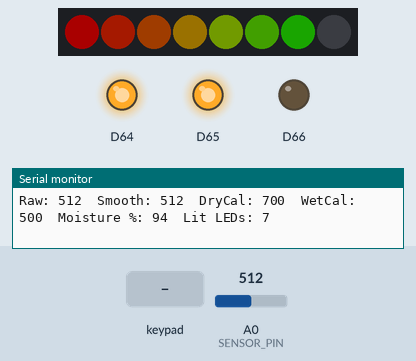
Bench run of a sketch on a simulated Arduino Uno R4 WiFi. On the bench: 8 RGB LEDs in strip order, left to right, output pins drawn as LEDs (lit = HIGH), the last lines printed to the serial monitor. Dashed ring = blinking. The inputs (shaded band) are chosen by the test bench; at power-on: A0 (SENSOR_PIN) = 512 (analog values on the 0–1023 scale). Dim RGB values are drawn brighter than linear.

Above: at 1.2 s.
1.3 s: key 'A' pressed
At 1.89 s:
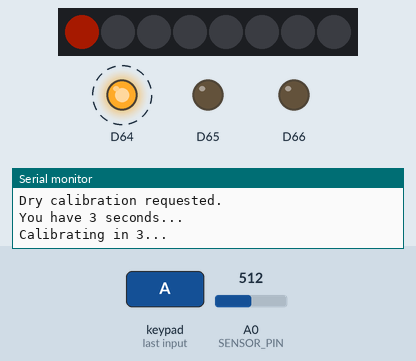
3.2 s: key 'B' pressed
At 3.7 s:
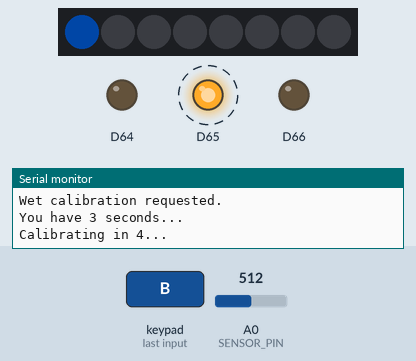
5.4 s: A0 (SENSOR_PIN) set to 716
At 7.9 s:
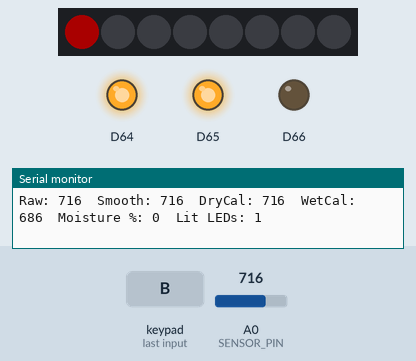
8.1 s: A0 (SENSOR_PIN) set to 511
At 9.0 s:
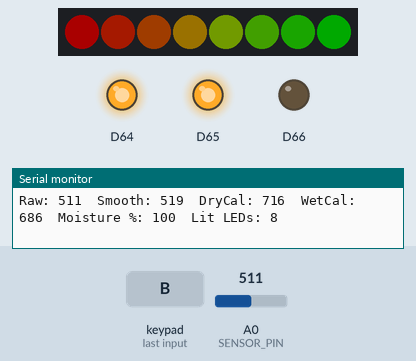
9.6 s: A0 (SENSOR_PIN) set to 1023
At 10.9 s:
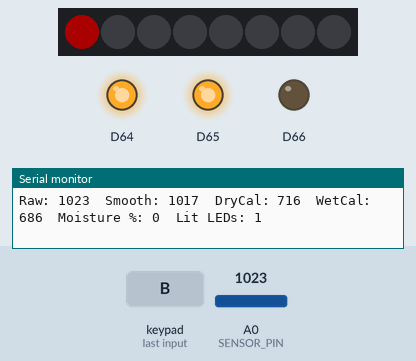
11.2 s: A0 (SENSOR_PIN) set to 340
At 12.3 s:
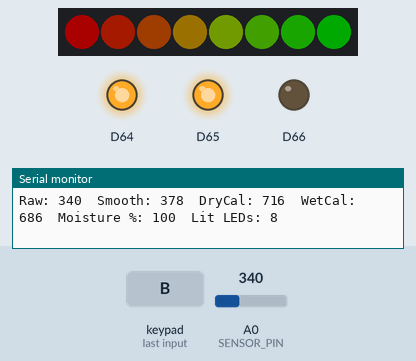
Timing chart, 0 to 13.8 s (numbered marks = the images above; inputs shaded):
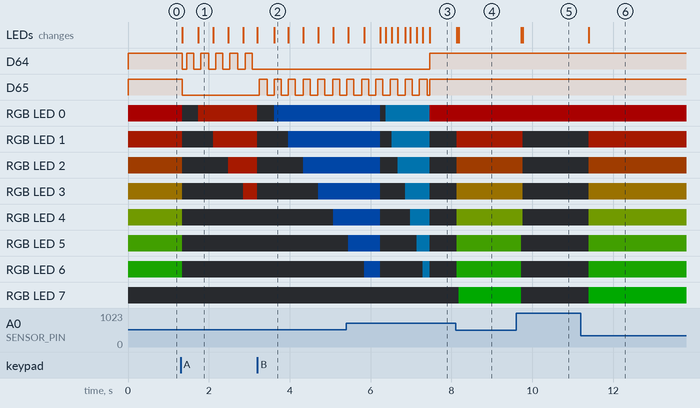

The sketch:

15_moisture_pixels_bar.ino
```cpp
#include <Modulino.h>

ModulinoPixels pixels;
ModulinoButtons buttons;

const int SENSOR_PIN = A0;
const int LED_COUNT = 8;
const long SERIAL_BAUD = 9600;
const unsigned long CAL_COUNTDOWN_MS = 3000;
const unsigned long CAL_SAMPLE_MS = 1200;
const int MIN_CAL_SPAN = 30;  // Minimum raw difference between dry and wet.

enum CalProcess {
  CAL_IDLE,
  CAL_DRY_COUNTDOWN,
  CAL_WET_COUNTDOWN,
  CAL_DRY_SAMPLING,
  CAL_WET_SAMPLING
};

CalProcess calProcess = CAL_IDLE;
unsigned long calProcessStartMs = 0;
unsigned long lastCountdownPrintMs = 0;

int dryCal = 700;
int wetCal = 500;
long calSum = 0;
int calCount = 0;
bool lastPressed[3] = {false, false, false};

float filteredRaw = 0.0f;
bool filterReady = false;
unsigned long lastPrintMs = 0;

void resetAccumulator() {
  calSum = 0;
  calCount = 0;
}

void addSample(int raw) {
  calSum += raw;
  calCount++;
}

int getAverage(int fallback) {
  if (calCount <= 0) {
    return fallback;
  }
  return (int)(calSum / calCount);
}

void drawSingleColorBar(int lit, const ModulinoColor &color, int brightness) {
  for (int i = 0; i < LED_COUNT; i++) {
    if (i < lit) {
      pixels.set(i, color, brightness);
    } else {
      pixels.set(i, ModulinoColor(0, 0, 0), 0);
    }
  }
  pixels.show();
}

void normalizeCalibration() {
  // Capacitive sensor should be: dry raw higher, wet raw lower.
  if (dryCal < wetCal) {
    int t = dryCal;
    dryCal = wetCal;
    wetCal = t;
    Serial.println("Calibration reversed. Swapped dry/wet.");
  }

  if (dryCal - wetCal < MIN_CAL_SPAN) {
    wetCal = dryCal - MIN_CAL_SPAN;
    if (wetCal < 0) {
      wetCal = 0;
    }
    Serial.println("Calibration span was too small, adjusted span.");
  }
}

void startCountdown(bool isDry) {
  calProcess = isDry ? CAL_DRY_COUNTDOWN : CAL_WET_COUNTDOWN;
  calProcessStartMs = millis();
  lastCountdownPrintMs = 0;
  Serial.println(isDry ? "Dry calibration requested." : "Wet calibration requested.");
  Serial.println("You have 3 seconds...");
}

void beginSampling(bool isDry) {
  calProcess = isDry ? CAL_DRY_SAMPLING : CAL_WET_SAMPLING;
  calProcessStartMs = millis();
  resetAccumulator();
  Serial.println(isDry ? "Sampling DRY now..." : "Sampling WET now...");
}

void finishSampling(bool isDry, int fallbackRaw) {
  int avg = getAverage(fallbackRaw);
  if (isDry) {
    dryCal = avg;
    Serial.print("Saved DRY calibration: ");
    Serial.println(dryCal);
  } else {
    wetCal = avg;
    Serial.print("Saved WET calibration: ");
    Serial.println(wetCal);
  }

  normalizeCalibration();
  filterReady = false;
  calProcess = CAL_IDLE;

  Serial.print("Using DryCal=");
  Serial.print(dryCal);
  Serial.print(" WetCal=");
  Serial.println(wetCal);
}

void updateButtonLeds() {
  if (calProcess == CAL_IDLE) {
    // Button 1 and 2 are active calibration buttons.
    buttons.setLeds(true, true, false);
    return;
  }

  bool blink = ((millis() / 180) % 2) == 0;
  if (calProcess == CAL_DRY_COUNTDOWN || calProcess == CAL_DRY_SAMPLING) {
    buttons.setLeds(blink, false, false);
    return;
  }

  if (calProcess == CAL_WET_COUNTDOWN || calProcess == CAL_WET_SAMPLING) {
    buttons.setLeds(false, blink, false);
    return;
  }
}

void setup() {
  Serial.begin(SERIAL_BAUD);
  while (!Serial && millis() < 4000) {
  }

  analogReadResolution(10);

  Modulino.begin();
  pixels.begin();
  buttons.begin();
  buttons.setLeds(true, true, false);

  Serial.println("Moisture bar ready!");
  Serial.println("Sensor pin: A0 | Open Serial Monitor at 9600 baud.");
  Serial.println("Button 1 = calibrate DRY (3-second countdown).");
  Serial.println("Button 2 = calibrate WET (3-second countdown).");
  Serial.println("Button 3 = print current calibration.");
  Serial.print("Start DryCal=");
  Serial.print(dryCal);
  Serial.print(" WetCal=");
  Serial.println(wetCal);
}

void loop() {
  int raw = analogRead(SENSOR_PIN);
  buttons.update();

  bool nowPressed[3] = {
    buttons.isPressed(0),
    buttons.isPressed(1),
    buttons.isPressed(2)
  };

  if (nowPressed[0] && !lastPressed[0]) {
    startCountdown(true);
  }
  if (nowPressed[1] && !lastPressed[1]) {
    startCountdown(false);
  }
  if (nowPressed[2] && !lastPressed[2]) {
    Serial.print("Current DryCal=");
    Serial.print(dryCal);
    Serial.print(" WetCal=");
    Serial.println(wetCal);
  }
  lastPressed[0] = nowPressed[0];
  lastPressed[1] = nowPressed[1];
  lastPressed[2] = nowPressed[2];

  updateButtonLeds();

  if (calProcess == CAL_DRY_COUNTDOWN || calProcess == CAL_WET_COUNTDOWN) {
    unsigned long elapsed = millis() - calProcessStartMs;
    int remainingSec = (int)((CAL_COUNTDOWN_MS > elapsed ? (CAL_COUNTDOWN_MS - elapsed) : 0) / 1000) + 1;

    int progress = map((int)elapsed, 0, (int)CAL_COUNTDOWN_MS, 0, LED_COUNT);
    progress = constrain(progress, 0, LED_COUNT);
    if (calProcess == CAL_DRY_COUNTDOWN) {
      drawSingleColorBar(progress, ModulinoColor(255, 40, 0), 16);
    } else {
      drawSingleColorBar(progress, ModulinoColor(0, 110, 255), 16);
    }

    if (millis() - lastCountdownPrintMs > 900) {
      lastCountdownPrintMs = millis();
      Serial.print("Calibrating in ");
      Serial.print(remainingSec);
      Serial.println("...");
    }

    if (elapsed >= CAL_COUNTDOWN_MS) {
      beginSampling(calProcess == CAL_DRY_COUNTDOWN);
    }
    delay(20);
    return;
  }

  if (calProcess == CAL_DRY_SAMPLING || calProcess == CAL_WET_SAMPLING) {
    addSample(raw);
    unsigned long elapsed = millis() - calProcessStartMs;
    int progress = map((int)elapsed, 0, (int)CAL_SAMPLE_MS, 0, LED_COUNT);
    progress = constrain(progress, 0, LED_COUNT);
    if (calProcess == CAL_DRY_SAMPLING) {
      drawSingleColorBar(progress, ModulinoColor(255, 20, 0), 20);
    } else {
      drawSingleColorBar(progress, ModulinoColor(0, 170, 255), 20);
    }

    if (elapsed >= CAL_SAMPLE_MS) {
      finishSampling(calProcess == CAL_DRY_SAMPLING, raw);
    }
    delay(20);
    return;
  }

  if (!filterReady) {
    filteredRaw = raw;
    filterReady = true;
  }

  // Smooth tiny jumps so LEDs feel stable.
  filteredRaw = (filteredRaw * 0.86f) + (raw * 0.14f);

  int smoothInt = (int)filteredRaw;
  int span = max(MIN_CAL_SPAN, dryCal - wetCal);

  int moisturePercent = (int)((float)(dryCal - smoothInt) * 100.0f / (float)span);
  moisturePercent = constrain(moisturePercent, 0, 100);

  // Keep at least 1 red LED on, even when fully dry.
  int lit = 1 + map(moisturePercent, 0, 100, 0, LED_COUNT - 1);
  lit = constrain(lit, 1, LED_COUNT);

  for (int i = 0; i < LED_COUNT; i++) {
    if (i < lit) {
      int red = map(i, 0, LED_COUNT - 1, 255, 0);
      int green = map(i, 0, LED_COUNT - 1, 0, 255);
      pixels.set(i, ModulinoColor(red, green, 0), 18);
    } else {
      pixels.set(i, ModulinoColor(0, 0, 0), 0);
    }
  }
  pixels.show();

  if (millis() - lastPrintMs > 350) {
    lastPrintMs = millis();
    Serial.print("Raw: ");
    Serial.print(raw);
    Serial.print("  Smooth: ");
    Serial.print((int)filteredRaw);
    Serial.print("  DryCal: ");
    Serial.print(dryCal);
    Serial.print("  WetCal: ");
    Serial.print(wetCal);
    Serial.print("  Moisture %: ");
    Serial.print(moisturePercent);
    Serial.print("  Lit LEDs: ");
    Serial.println(lit);
  }

  delay(40);
}
```

Measured:
- after the input at 1.3 s, D64: alternates HIGH for 0.18 s and LOW for 0.17 s, starting at once; D65: HIGH → LOW at once
- after the input at 3.2 s, D64: stops changing and stays LOW; D65: alternates HIGH for 0.17 s and LOW for 0.17 s, starting at once
- after the input at 5.4 s, the LEDs: first differ from a run without the input after 2.1 s (image 3)
- after the input at 8.1 s, RGB LED 1: off → RGB(39, 6, 0) at once; RGB LED 2: off → RGB(32, 12, 0) at once; RGB LED 3: off → RGB(26, 19, 0) at once; RGB LED 4: off → RGB(19, 26, 0) at once; RGB LED 5: off → RGB(13, 32, 0) at once; the LEDs: first change at once (image 4 shows a later state)
- after the input at 9.6 s, RGB LED 1: RGB(39, 6, 0) → off after 0.16 s; RGB LED 2: RGB(32, 12, 0) → off after 0.16 s; RGB LED 3: RGB(26, 19, 0) → off after 0.16 s; RGB LED 4: RGB(19, 26, 0) → off after 0.16 s; RGB LED 5: RGB(13, 32, 0) → off after 0.12 s; the LEDs: first change after 0.12 s (image 5 shows a later state)
- after the input at 11.2 s, RGB LED 1: off → RGB(39, 6, 0) after 0.20 s; RGB LED 2: off → RGB(32, 12, 0) after 0.20 s; RGB LED 3: off → RGB(26, 19, 0) after 0.20 s; RGB LED 4: off → RGB(19, 26, 0) after 0.20 s; RGB LED 5: off → RGB(13, 32, 0) after 0.20 s; the LEDs: change after 0.20 s (image 6)
